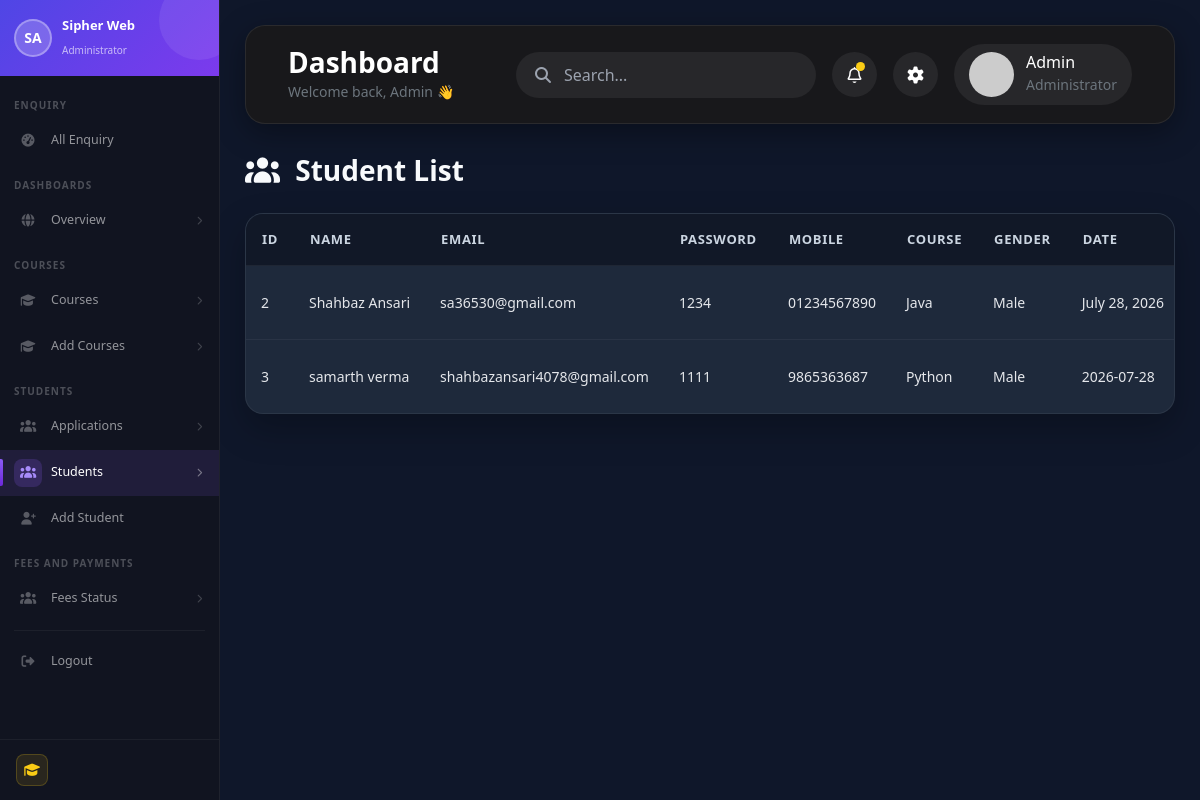
Page /all_student/ on the earlier database version.
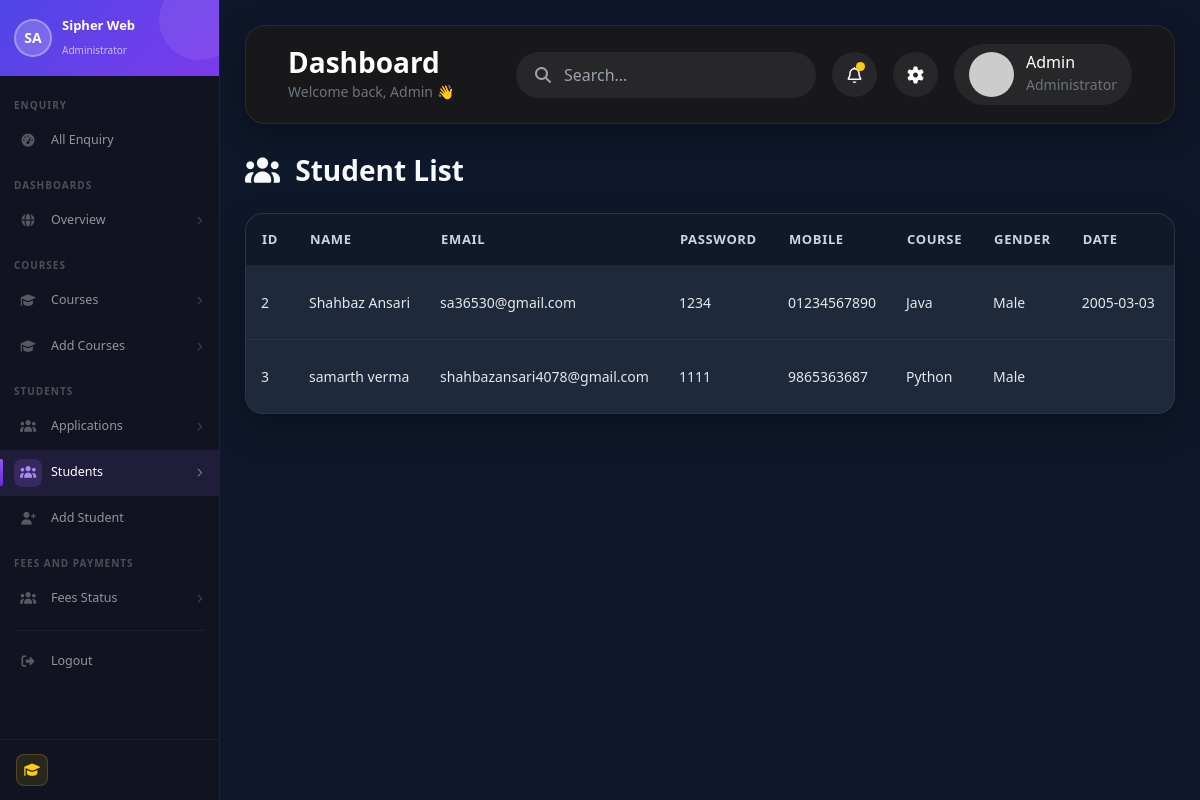
Same page on the later database version.
### admissionapp/models.py (models this page shows, shortened)
class Student(models.Model):
    STATUS_CHOICES = (
    ('pending', 'Pending'),
    ('document verification', 'Document Verification'),
    ('enrolled', 'Enrolled'),
    ('rejected', 'Rejected'),
    )
    APPLICATION_STATUS = [
    ("Not Submitted", "Not Submitted"),
    ("Submitted", "Submitted"),
    ("Approved", "Approved"),
    ("Rejected", "Rejected"),
     ]
    application_status = models.CharField(
    max_length=20,
    choices=APPLICATION_STATUS,
    default="Not Submitted"
 )
    name = models.CharField(max_length=100)
    email = models.EmailField()
    password = models.CharField(max_length=100)
    mobile = models.CharField(max_length=15)
    course = models.ForeignKey("Courses",
    on_delete=models.SET_NULL,
    null=True,
    blank=True
     )
    gender = models.CharField(max_length=10)
    dob = models.TextField()
    address = models.TextField()
    status = models.CharField(max_length=20, default="Pending")
    father_name = models.CharField(max_length=100,blank=True, null=True)
    mother_name = models.CharField(max_length=100,blank=True, null=True)
    category = models.CharField(max_length=20, blank=True, null=True)
    blood_group = models.CharField(max_length=5, blank=True, null=True)
    aadhaar = models.CharField(max_length=12,blank=True, null=True)
    nationality = models.CharField(max_length=50, default="Indian")
    religion = models.CharField(max_length=50,blank=True, null=True)
    alternate_mobile = models.CharField(max_length=15, blank=True, null=True)
    emergency_contact = models.CharField(max_length=15,blank=True, null=True)
    city = models.CharField(max_length=100,blank=True, null=True)
    district = models.CharField(max_length=100, blank=True, null=True)
    state = models.CharField(max_length=100, blank=True, null=True)
    country = models.CharField(max_length=100, default="India")
    pincode = models.CharField(max_length=6,blank=True, null=True)
    session = models.CharField(max_length=20,blank=True, null=True)
    qualification = models.CharField(max_length=100,blank=True, null=True)
    board_university = models.CharField(max_length=100 , blank=True, null=True)
    passing_year = models.PositiveIntegerField( blank=True, null=True)
    percentage = models.DecimalField(max_digits=5, decimal_places=2, blank=True, null=True)
    guardian_name = models.CharField(max_length=100,blank=True, null=True)
    guardian_relation = models.CharField(max_length=50,blank=True, null=True)
    guardian_mobile = models.CharField(max_length=15,blank=True, null=True)
    guardian_email = models.EmailField(blank=True, null=True)
    guardian_occupation = models.CharField(max_length=100,blank=True, null=True)
    assign_course=models.CharField(max_length=100,blank=True, null=True)
    photo = models.ImageField(upload_to='application/',blank=True, null=True)
    signature = models.ImageField(upload_to='applications/',blank=True, null=True)
    aadhaar_file = models.FileField(upload_to='applications/', blank=True, null=True)
    marksheet_10 = models.FileField(upload_to='applications/',blank=True, null=True)
    marksheet_12 = models.FileField(upload_to='applications/', blank=True, null=True)
    graduation_marksheet = models.FileField(upload_to='applications/', blank=True, null=True)
    transfer_certificate = models.FileField(upload_to='applications/', blank=True, null=True)
    character_certificate = models.FileField(upload_to='applications/', blank=True, null=True)
    PAYMENT_STATUS = (
    ("Pending", "Pending"),
    ("Submitted", "Submitted"),
)
    payment_status = models.CharField(max_length=20,choices=PAYMENT_STATUS, default="Pending")
    payment_screenshot = models.ImageField(upload_to='payment_screenshots/', blank=True, null=True)
    course_fees = models.DecimalField(max_digits=10, decimal_places=2, default=0)
    payment_date = models.DateTimeField(auto_now_add=True, blank=True, null=True)
    payment_verified_date = models.DateTimeField(auto_now_add=True, blank=True, null=True)
    created_at = models.DateTimeField(auto_now_add=True, blank=True, null=True)

class Courses(models.Model):
    coursename=models.CharField(max_length=100)
    session=models.CharField(max_length=100)
    duration=models.CharField(max_length=100)
    fees=models.CharField(max_length=100)
    course_image = models.ImageField(
        upload_to="course_images/",
        blank=True,
        null=True
    )
    def __str__(self):
        return self.coursename

### admissionapp/views.py (the view)
# urls.py: path('all_student/',views.all_student,name='all_student'),
def all_student(request):
    students = Student.objects.all()
    courses = Courses.objects.all()
    return render(request, 'all_student.html', {
        'students': students,
        'courses': courses,
    })

### admissionapp/templates/all_student.html (shortened to what this page needs)
{% extends 'admin_layout.html' %}
{% block content %}
<div class="page-title">
    <h2>
        <i class="fa-solid fa-users me-2"></i>
        Student List
    </h2>
</div>
<div class="table-card">
<div class="table-responsive">
<table class="student-table">
    <thead>
        <tr>
            <th>ID</th>
            <th>Name</th>
            <th>Email</th>
            <th>Password</th>
            <th>Mobile</th>
            <th>Course</th>
            <th>Gender</th>
            <th>Date</th>
            <th>Address</th>
        </tr>
    </thead>
    <tbody>
    {% for student in students %}
        <tr>
            <td>{{ student.id }}</td>
            <td>{{ student.name }}</td>
            <td>{{ student.email }}</td>
            <td>{{ student.password }}</td>
            <td>{{ student.mobile }}</td>
            <td>{{ student.course }}</td>
            <td>{{ student.gender }}</td>
            <td>{{ student.dob }}</td>
            <td>{{ student.address }}</td>
        </tr>
    {% empty %}
        <tr>
            <td colspan="11">No students found.</td>
        </tr>
    {% endfor %}
    </tbody>
</table>
</div>
</div>
{% endblock %}

Differences in the rows shown:
changed Student "Shahbaz Ansari": dob "July 28, 2026" → "2005-03-03"
changed Student "samarth verma": dob "2026-07-28" → (not shown)
